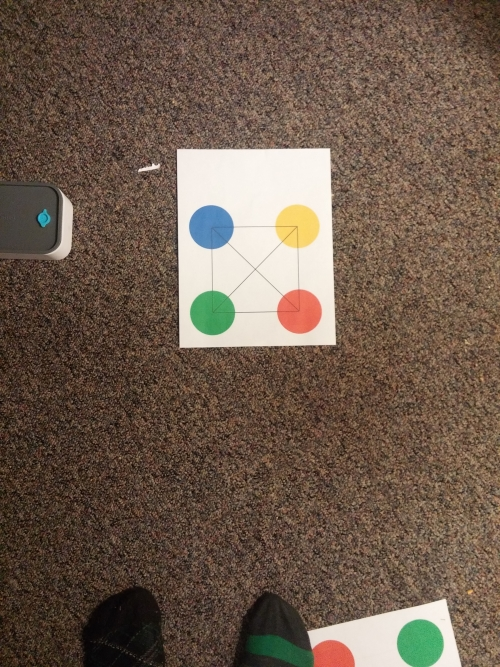
//> input picture cv_tracker/img/2015-11-27 18.04.34.jpg, 500 x 667 px
$ ./threshold '../img/2015-11-27 18.04.34.jpg'   (built with g++ and OpenCV 4)
//> lines starting //> are read from the running program, lines starting //| are printed output that depends on the picture; after the words box and inside, x2 and y2 are one past the last pixel; in counts of white or black regions, pixels touching at a corner belong together
#include <sstream>
#include <string>
#include <iostream>
#include <vector>
#include <unistd.h>
#include <opencv2/opencv.hpp>
#include "opencv/cv.h"
#include <math.h>

using namespace cv;

/// Global variables

int threshold_value = 0;
int threshold_type = 3;;
int const max_value = 255;
int const max_type = 4;
int const max_BINARY_value = 255;

Mat src, src_gray, dst;
char* window_name = "Threshold Using OTSU";

/// Function headers
void Threshold_Demo( int, void* );

/**
 * @function main
 */
int main( int argc, char** argv )
{
  /// Load an image
  src = imread( argv[1], 1 );
//> src is the input picture: 667 rows x 500 cols, CV_8UC3; mean B, G, R 77, 91.4, 109.8

  /// Convert the image to Gray
  cvtColor( src, src_gray, CV_BGR2GRAY );
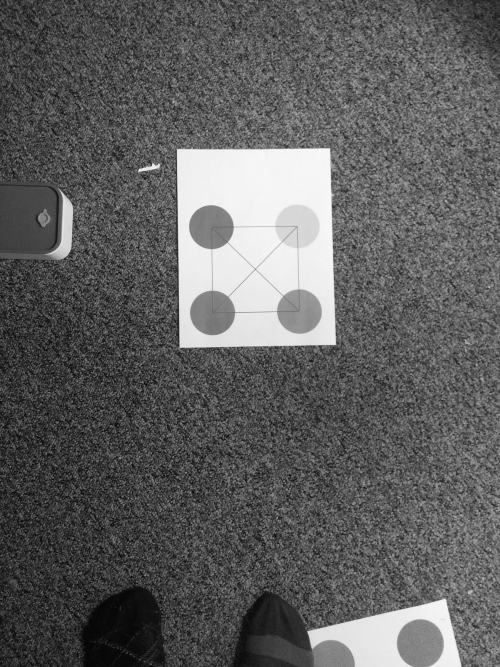
//> src_gray: 667 rows x 500 cols, CV_8UC1; min 5, max 248, mean 95.2

  /// Create a window to display results
  namedWindow( window_name, CV_WINDOW_AUTOSIZE );

  /// Call the function to initialize
  Threshold_Demo( 0, 0 );
//> in Threshold_Demo, `threshold( src_gray, dst, threshold_value, max_BINARY_value,CV_THRESH_..`:
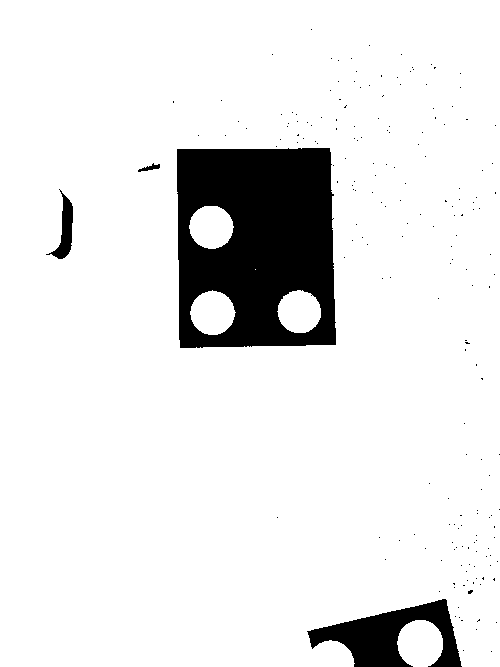
//> dst: 667 rows x 500 cols, CV_8UC1; 90.4% white; 192 black regions (188 under 20 px), largest, box (x1, y1, x2, y2) and area: (177, 148, 336, 348) 26112, (307, 599, 462, 667) 4942, (46, 189, 73, 259) 687, (138, 163, 160, 172) 84

  /// Wait until user finishes program
  while(true)
  {
    int c;
    c = waitKey( 20 );
//> the Esc key is pressed
    if( (char)c == 27 )
      { break; }
   }

}


/**
 * @function Threshold_Demo
 */
void Threshold_Demo( int, void* )
{
  /* 0: Binary
     1: Binary Inverted
     2: Threshold Truncated
     3: Threshold to Zero
     4: Threshold to Zero Inverted
   */

  threshold( src_gray, dst, threshold_value, max_BINARY_value,CV_THRESH_BINARY_INV | CV_THRESH_OTSU );

  imshow( window_name, dst );
}

$ run again, on cv_tracker/img/dorg.PNG
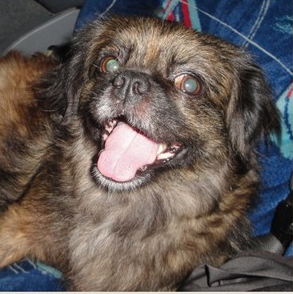
//> input picture cv_tracker/img/dorg.PNG, 293 x 294 px
//> src is the input picture: 294 rows x 293 cols, CV_8UC3; mean B, G, R 86, 89.8, 99.3
//> `cvtColor( src, src_gray, CV_BGR2GRAY );`:
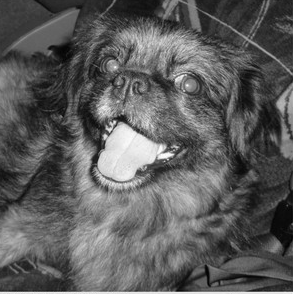
//> src_gray: 294 rows x 293 cols, CV_8UC1; min 1, max 253, mean 92.2
//> in Threshold_Demo, `threshold( src_gray, dst, threshold_value, max_BINARY_value,CV_THRESH_..`:
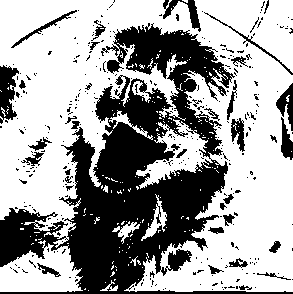
//> dst: 294 rows x 293 cols, CV_8UC1; 62.7% white; 337 black regions (300 under 20 px), largest, box (x1, y1, x2, y2) and area: (0, 23, 293, 294) 26939, (0, 65, 19, 124) 703, (163, 0, 201, 32) 386
